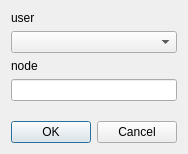
<?xml version="1.0" encoding="UTF-8"?>
<ui version="4.0">
 <class>Nodes</class>
 <widget class="QDialog" name="Nodes">
  <property name="windowModality">
   <enum>Qt::ApplicationModal</enum>
  </property>
  <property name="geometry">
   <rect>
    <x>0</x>
    <y>0</y>
    <width>187</width>
    <height>154</height>
   </rect>
  </property>
  <property name="windowTitle">
   <string>new Node</string>
  </property>
  <layout class="QVBoxLayout" name="verticalLayout_2">
   <item>
    <layout class="QVBoxLayout" name="verticalLayout">
     <item>
      <widget class="QLabel" name="label_2">
       <property name="text">
        <string>user</string>
       </property>
      </widget>
     </item>
     <item>
      <widget class="QComboBox" name="comboBox"/>
     </item>
     <item>
      <widget class="QLabel" name="label">
       <property name="sizePolicy">
        <sizepolicy hsizetype="Preferred" vsizetype="Preferred">
         <horstretch>0</horstretch>
         <verstretch>0</verstretch>
        </sizepolicy>
       </property>
       <property name="text">
        <string>node</string>
       </property>
      </widget>
     </item>
     <item>
      <widget class="QLineEdit" name="lineEdit_node">
       <property name="statusTip">
        <string/>
       </property>
       <property name="text">
        <string notr="true"/>
       </property>
       <property name="maxLength">
        <number>80</number>
       </property>
      </widget>
     </item>
     <item>
      <spacer name="verticalSpacer">
       <property name="orientation">
        <enum>Qt::Vertical</enum>
       </property>
       <property name="sizeHint" stdset="0">
        <size>
         <width>20</width>
         <height>40</height>
        </size>
       </property>
      </spacer>
     </item>
    </layout>
   </item>
   <item>
    <widget class="QDialogButtonBox" name="buttonBox">
     <property name="orientation">
      <enum>Qt::Horizontal</enum>
     </property>
     <property name="standardButtons">
      <set>QDialogButtonBox::Cancel|QDialogButtonBox::Ok</set>
     </property>
    </widget>
   </item>
  </layout>
 </widget>
 <resources/>
 <connections>
  <connection>
   <sender>buttonBox</sender>
   <signal>accepted()</signal>
   <receiver>Nodes</receiver>
   <slot>accept()</slot>
   <hints>
    <hint type="sourcelabel">
     <x>248</x>
     <y>254</y>
    </hint>
    <hint type="destinationlabel">
     <x>157</x>
     <y>274</y>
    </hint>
   </hints>
  </connection>
  <connection>
   <sender>buttonBox</sender>
   <signal>rejected()</signal>
   <receiver>Nodes</receiver>
   <slot>reject()</slot>
   <hints>
    <hint type="sourcelabel">
     <x>316</x>
     <y>260</y>
    </hint>
    <hint type="destinationlabel">
     <x>286</x>
     <y>274</y>
    </hint>
   </hints>
  </connection>
 </connections>
</ui>
